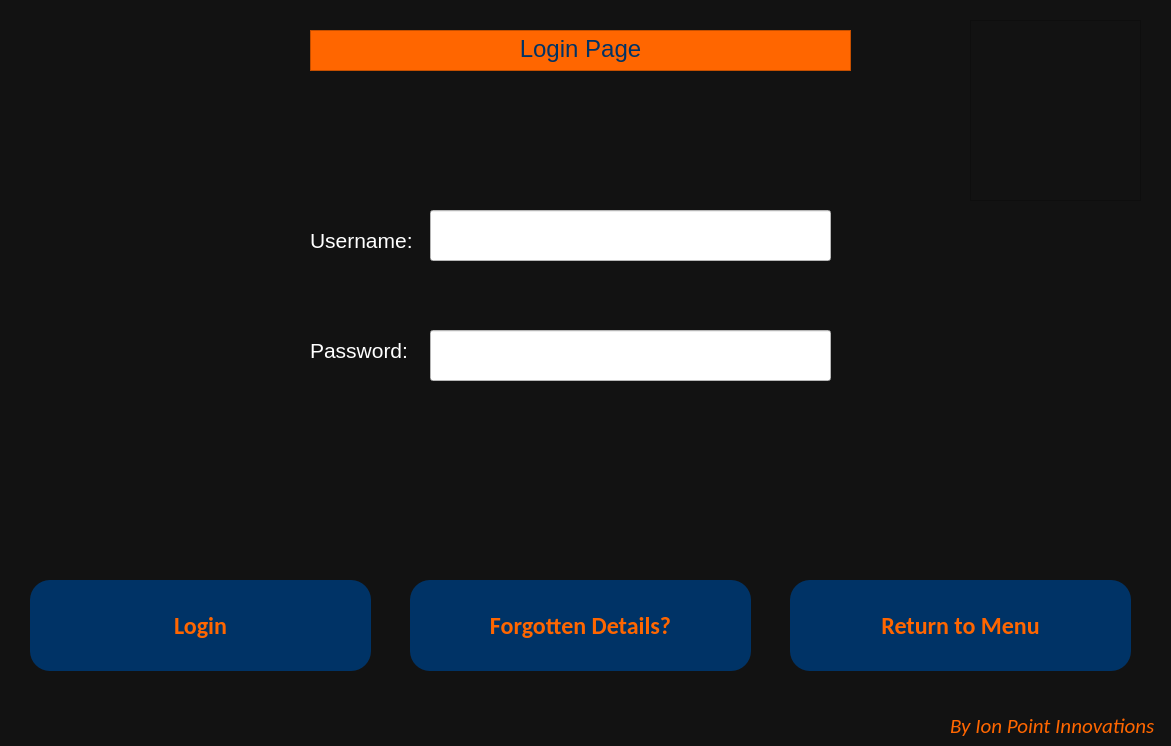
<?xml version="1.0" encoding="UTF-8"?>
<ui version="4.0">
 <class>Dialog</class>
 <widget class="QDialog" name="Dialog">
  <property name="geometry">
   <rect>
    <x>0</x>
    <y>0</y>
    <width>1171</width>
    <height>746</height>
   </rect>
  </property>
  <property name="windowTitle">
   <string>Dialog</string>
  </property>
  <property name="styleSheet">
   <string notr="true">background-color: rgb(18, 18, 18);</string>
  </property>
  <widget class="QLabel" name="lbl_logo">
   <property name="geometry">
    <rect>
     <x>970</x>
     <y>20</y>
     <width>171</width>
     <height>181</height>
    </rect>
   </property>
   <property name="maximumSize">
    <size>
     <width>441</width>
     <height>431</height>
    </size>
   </property>
   <property name="styleSheet">
    <string notr="true">border-image: url(:/newPrefix/Picture3.png);
</string>
   </property>
   <property name="frameShape">
    <enum>QFrame::StyledPanel</enum>
   </property>
   <property name="text">
    <string/>
   </property>
  </widget>
  <widget class="QLabel" name="lbl_manu">
   <property name="geometry">
    <rect>
     <x>950</x>
     <y>710</y>
     <width>221</width>
     <height>31</height>
    </rect>
   </property>
   <property name="font">
    <font>
     <family>Calibri</family>
     <pointsize>16</pointsize>
     <italic>true</italic>
    </font>
   </property>
   <property name="styleSheet">
    <string notr="true">color: rgb(255, 102, 0);
</string>
   </property>
   <property name="text">
    <string>By Ion Point Innovations</string>
   </property>
  </widget>
  <widget class="QTextBrowser" name="txtTitle">
   <property name="geometry">
    <rect>
     <x>310</x>
     <y>30</y>
     <width>541</width>
     <height>41</height>
    </rect>
   </property>
   <property name="font">
    <font>
     <pointsize>18</pointsize>
    </font>
   </property>
   <property name="styleSheet">
    <string notr="true">background-color: rgb(255, 102, 0);
color: rgb(0, 51, 102);
</string>
   </property>
   <property name="html">
    <string>&lt;!DOCTYPE HTML PUBLIC &quot;-//W3C//DTD HTML 4.0//EN&quot; &quot;http://www.w3.org/TR/REC-html40/strict.dtd&quot;&gt;
&lt;html&gt;&lt;head&gt;&lt;meta name=&quot;qrichtext&quot; content=&quot;1&quot; /&gt;&lt;style type=&quot;text/css&quot;&gt;
p, li { white-space: pre-wrap; }
&lt;/style&gt;&lt;/head&gt;&lt;body style=&quot; font-family:'MS Shell Dlg 2'; font-size:18pt; font-weight:400; font-style:normal;&quot;&gt;
&lt;p align=&quot;center&quot; style=&quot; margin-top:0px; margin-bottom:0px; margin-left:0px; margin-right:0px; -qt-block-indent:0; text-indent:0px;&quot;&gt;Login Page&lt;/p&gt;&lt;/body&gt;&lt;/html&gt;</string>
   </property>
  </widget>
  <widget class="QPushButton" name="btnLogin">
   <property name="geometry">
    <rect>
     <x>30</x>
     <y>580</y>
     <width>341</width>
     <height>91</height>
    </rect>
   </property>
   <property name="font">
    <font>
     <family>Calibri</family>
     <pointsize>18</pointsize>
     <weight>75</weight>
     <bold>true</bold>
    </font>
   </property>
   <property name="styleSheet">
    <string notr="true">background-color: rgb(0, 51, 102);
border-top-left-radius :20px;
border-top-right-radius : 20px; 
border-bottom-left-radius : 20px; 
border-bottom-right-radius : 20px;
color:#FF6600;</string>
   </property>
   <property name="text">
    <string>Login</string>
   </property>
  </widget>
  <widget class="QLabel" name="label">
   <property name="geometry">
    <rect>
     <x>310</x>
     <y>220</y>
     <width>101</width>
     <height>41</height>
    </rect>
   </property>
   <property name="font">
    <font>
     <pointsize>16</pointsize>
    </font>
   </property>
   <property name="styleSheet">
    <string notr="true">color: rgb(255, 255, 255);</string>
   </property>
   <property name="text">
    <string>Username:</string>
   </property>
  </widget>
  <widget class="QLabel" name="label_2">
   <property name="geometry">
    <rect>
     <x>310</x>
     <y>330</y>
     <width>101</width>
     <height>41</height>
    </rect>
   </property>
   <property name="font">
    <font>
     <pointsize>16</pointsize>
    </font>
   </property>
   <property name="styleSheet">
    <string notr="true">color: rgb(255, 255, 255);</string>
   </property>
   <property name="text">
    <string>Password:</string>
   </property>
  </widget>
  <widget class="QPushButton" name="btnFgt">
   <property name="geometry">
    <rect>
     <x>410</x>
     <y>580</y>
     <width>341</width>
     <height>91</height>
    </rect>
   </property>
   <property name="font">
    <font>
     <family>Calibri</family>
     <pointsize>18</pointsize>
     <weight>75</weight>
     <bold>true</bold>
    </font>
   </property>
   <property name="styleSheet">
    <string notr="true">background-color: rgb(0, 51, 102);
border-top-left-radius :20px;
border-top-right-radius : 20px; 
border-bottom-left-radius : 20px; 
border-bottom-right-radius : 20px;
color:#FF6600;</string>
   </property>
   <property name="text">
    <string>Forgotten Details?</string>
   </property>
  </widget>
  <widget class="QLineEdit" name="txtusr">
   <property name="geometry">
    <rect>
     <x>430</x>
     <y>210</y>
     <width>401</width>
     <height>51</height>
    </rect>
   </property>
   <property name="font">
    <font>
     <pointsize>16</pointsize>
    </font>
   </property>
   <property name="styleSheet">
    <string notr="true">background-color: rgb(255, 255, 255);
color: rgb(0, 0, 0);</string>
   </property>
  </widget>
  <widget class="QLineEdit" name="txtpwd">
   <property name="geometry">
    <rect>
     <x>430</x>
     <y>330</y>
     <width>401</width>
     <height>51</height>
    </rect>
   </property>
   <property name="font">
    <font>
     <pointsize>16</pointsize>
    </font>
   </property>
   <property name="styleSheet">
    <string notr="true">background-color: rgb(255, 255, 255);
color: rgb(0, 0, 0);</string>
   </property>
  </widget>
  <widget class="QPushButton" name="btnR">
   <property name="geometry">
    <rect>
     <x>790</x>
     <y>580</y>
     <width>341</width>
     <height>91</height>
    </rect>
   </property>
   <property name="font">
    <font>
     <family>Calibri</family>
     <pointsize>18</pointsize>
     <weight>75</weight>
     <bold>true</bold>
    </font>
   </property>
   <property name="styleSheet">
    <string notr="true">background-color: rgb(0, 51, 102);
border-top-left-radius :20px;
border-top-right-radius : 20px; 
border-bottom-left-radius : 20px; 
border-bottom-right-radius : 20px;
color:#FF6600;</string>
   </property>
   <property name="text">
    <string>Return to Menu</string>
   </property>
  </widget>
 </widget>
 <resources>
  <include location="D:/Pictures/Camera Roll/zcz.qrc"/>
 </resources>
 <connections/>
</ui>
